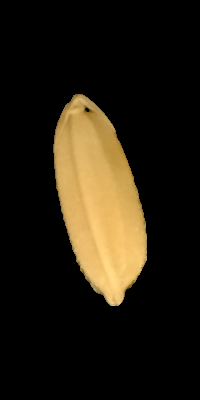
#> input picture data/NT16_S10.png, 200 x 400 px, found by its file name; its folder holds only this picture in this run
$ python Edge_Detection.py   (older library calls are emulated)
#> lines starting #> are read from the running program, lines starting #| are printed output that depends on the picture; after the words box and inside, x2 and y2 are one past the last pixel; in counts of white or black regions, pixels touching at a corner belong together
import cv2
import numpy as np
import matplotlib.pyplot as plt
import os
os.environ['TF_ENABLE_ONEDNN_OPTS'] = '0'
from tensorflow.keras.layers import Conv2D, Input
from tensorflow.keras import Model
from tensorflow.keras.activations import relu

THESH = 30

class EdgeDetection:

    def __init__(self, img_path):
        raw_img = cv2.imread(img_path, cv2.IMREAD_GRAYSCALE)
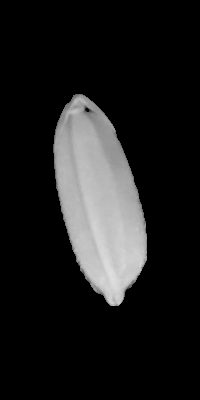
#> raw_img: shape (400, 200); min 0, max 222, mean 29.4
        #Lọc ảnh bằng Gauss
        self.image = cv2.GaussianBlur(raw_img, ksize=(7, 7), sigmaX=0, sigmaY=0)
        self.Sobel_img = self.sobel_edge_detection()
        self.Prewit_img = self.prewit_edge_detection()
        self.Canny_img = self.canny_edge_detection()
        self.DNN_img = self.DNN_edge_detection()

    def edgeshow(self):
        titles = ["Origin", "Sobel", "Prewit", "Canny", "DNN"]
        n = len(titles)
        edges = [self.image, self.Sobel_img, self.Prewit_img, self.Canny_img, self.DNN_img]
        for i in range(n):
            plt.subplot(1,n,i+1)
            plt.imshow(edges[i], cmap='gray')
            plt.title(titles[i])
        plt.show()

    def sobel_edge_detection(self):
        x = np.uint8(cv2.Sobel(self.image, cv2.CV_64F, dx=1, dy=0, ksize=1))
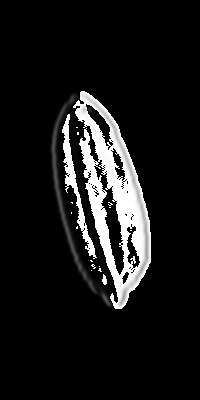
#> x: shape (400, 200); min 0, max 255, mean 24.5
        y = np.uint8(cv2.Sobel(self.image, cv2.CV_64F, dx=0, dy=1, ksize=1))
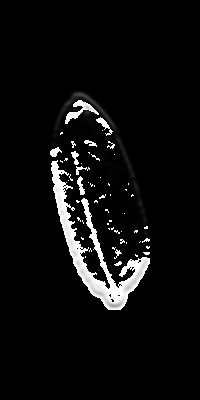
#> y: shape (400, 200); min 0, max 255, mean 13.4
        sobel = (x+y)/2
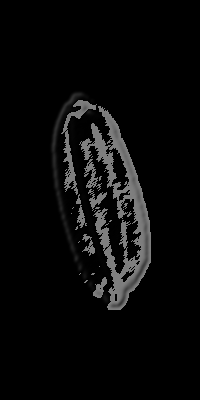
#> sobel: shape (400, 200) float64; min 0, max 127.5, mean 9.7
        sobel[sobel<THESH]=0
#> sobel: shape (400, 200) float64; 8.07% of pixels changed, all inside (x1, y1, x2, y2) = (49, 90, 139, 306)
        sobel[sobel>=THESH]=255
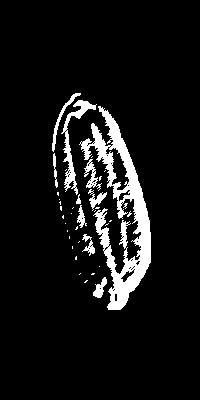
#> sobel: shape (400, 200) float64; 8% white; 38 white regions (28 under 20 px), largest, box (x1, y1, x2, y2) and area: (79, 106, 151, 310) 4558, (61, 100, 97, 195) 662, (52, 93, 81, 152) 217
        return sobel

    def prewit_edge_detection(self):
        kernels, imgs = [0]*6, []
        kernels[0] = np.array([[1, 1, 1], [0, 0, 0], [-1, -1, -1]])
        kernels[1] = np.array([[-1, 0, 1], [-1, 0, 1], [-1, 0, 1]])
        kernels[2] = np.array([[1, 0, -1], [1, 0, -1], [1, 0, -1]])
        kernels[3] = np.array([[-1, -1, -1], [0, 0, 0], [1, 1, 1]])
        kernels[4] = np.array([[0, 1, 1], [-1, 0, 1], [-1, -1, 0]])
        kernels[5] = np.array([[-1, -1, 0], [-1, 0, 1], [0, 1, 1]])

        for i in range(len(kernels)):
            imgs.append(cv2.filter2D(self.image, ddepth=-1, kernel=kernels[i]))
#> after the loop, imgs = 6 items
        img = np.mean(imgs, axis=0)
        img[img<THESH]=0
#> img: shape (400, 200) float64; min 0, max 117.8, mean 1.6
        img[img>=THESH]=255
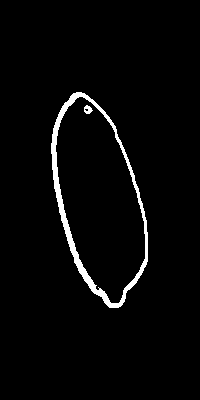
#> img: shape (400, 200) float64; 2.8% white; 2 white regions, box (x1, y1, x2, y2) and area: (51, 92, 148, 308) 2226, (84, 105, 93, 114) 52
        return img

    def canny_edge_detection(self):
        img = cv2.Canny(self.image, 50, 170)
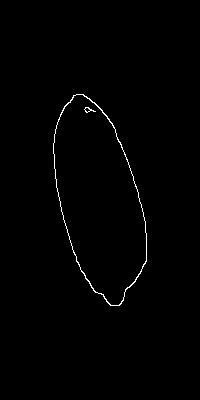
#> img: shape (400, 200); 0.72% white in thin lines or dots, all inside (x1, y1, x2, y2) = (53, 94, 147, 306)
        img[img<THESH]=0
        img[img>=THESH]=255
        return img

    def DNN(self):

        w1 = np.array([
            [[[1, -1, 1, -1]],[[0, 0, 1, -1]],[[-1, 1, 1, -1]]],
            [[[1, -1, 0, 0]],[[0, 0, 0, 0]],[[-1, 1, 0, 0]]],
            [[[1, -1, -1, 1]],[[0, 0, -1, 1]],[[-1, 1, -1, 1]]]
        ], dtype=np.float32)

        w2 = np.array([[[[0.25], [0.25], [0.25], [0.25]]]], np.float32)

        # [4 lines of commented-out code are left out]

        input_layer = Input(shape= [*self.image.shape, 1], batch_size=1, name='input')

        # Khởi tạo lớp Conv2D mà không dùng trọng số ngay lúc này
        x = Conv2D(filters=4, kernel_size=(3,3), strides=(1,1), padding='same',
                name='Gxy', activation=relu, use_bias=False)(input_layer)

        # Tạo thêm lớp Conv2D khác
        x = Conv2D(filters=1, kernel_size=(1,1), strides=(1,1), padding='same',
                name='avg', activation=relu, use_bias=False)(x)

        # Khởi tạo mô hình
        model = Model(input_layer, x, name='DNN_Edge_Detection')

        # Gán trọng số sau khi khởi tạo model
        model.get_layer(name='Gxy').set_weights([w1])
        model.get_layer(name='avg').set_weights([w2])

        return model

    def DNN_edge_detection(self):
        img = np.array(self.image)
        img = img.reshape(1, *self.image.shape, 1)
        model = self.DNN()
        output = model.predict(img)
        rs = np.array(output[0,:,:,0])
        rs[rs<THESH]=0
        rs[rs>=THESH]=255
        return rs

    def hough_line_detection(self):
        dst = self.Canny_img
        dsts = cv2.cvtColor(dst, cv2.COLOR_GRAY2BGR)
        linesP = cv2.HoughLinesP(dst, 1, np.pi/180, 15, None, minLineLength=25, maxLineGap=30)
        #cv2.HoughLinesP return các điểm (a_i, b_i) trong Hough Space, là đường thẳng trong Image Space y = a_i*x + b_i
        if linesP is not None:
            for i in range(len(linesP)):
                l = linesP[i][0]
                cv2.line(dsts, (l[0], l[1]), (l[2], l[3]), (255, 0, 0), 3, cv2.LINE_AA)
        return dsts

    def lineshow(self):
        rs = self.hough_line_detection()
        plt.imshow(rs)
        plt.show()

path_crt = os.getcwd()
data_path = os.path.join(path_crt, "CVA", "Unit4_Edge_Detection", "data")
paths = [os.path.join(data_path, x) for x in os.listdir(data_path)]
EdgeDetection(paths[0]).edgeshow()
#> (the call stopped at in DNN, `input_layer = Input(shape= [*self.image.shape, 1], batch_size=1, name=..`: tensorflow is not available in this run)

class Evaluation:
    def __init__(self, data_folder):
        self.list_paths = [os.path.join(data_folder, file_name) for file_name in os.listdir(data_folder)]

    def plot_histogram(self):
        histos = dict({"sobel":[], "prewit":[], "canny":[]})
        for img_path in self.list_paths:
            img_edge = EdgeDetection(img_path)
            edges = [img_edge.Sobel_img, img_edge.Prewit_img, img_edge.Canny_img]
            for i, k in enumerate(histos.keys()):
                histos[k].append(len(edges[i][edges[i]==255])) #thêm số pixel có giá trị 255 trong edges[i]
        for i, k in enumerate(histos.keys()):
            plt.subplot(1,3,i+1)
            plt.hist(histos[k], 30, [0, 2000])
            plt.title(str(k))
        plt.show()


# [9 lines of commented-out code are left out]

$ run again, on data/NT16_S11.png
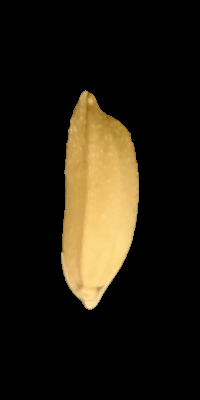
#> input picture data/NT16_S11.png, 200 x 400 px, found by its file name
#> in sobel_edge_detection, `sobel[sobel>=THESH]=255`:
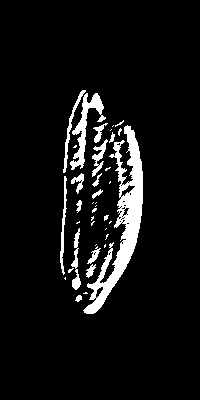
#> sobel: shape (400, 200) float64; 7.2% white; 38 white regions (23 under 20 px), largest, box (x1, y1, x2, y2) and area: (83, 125, 143, 314) 3208, (70, 93, 106, 170) 773, (63, 90, 86, 173) 261
#> after the loop in prewit_edge_detection, `for i in range(len(kernels)):`: imgs = 6 items
#> in canny_edge_detection, `img = cv2.Canny(self.image, 50, 170)`:
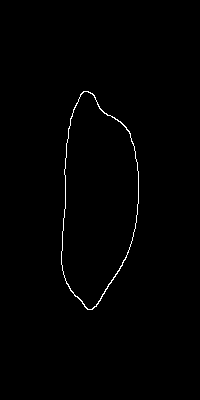
#> img: shape (400, 200); 0.69% white in thin lines or dots, all inside (x1, y1, x2, y2) = (61, 91, 139, 310)
